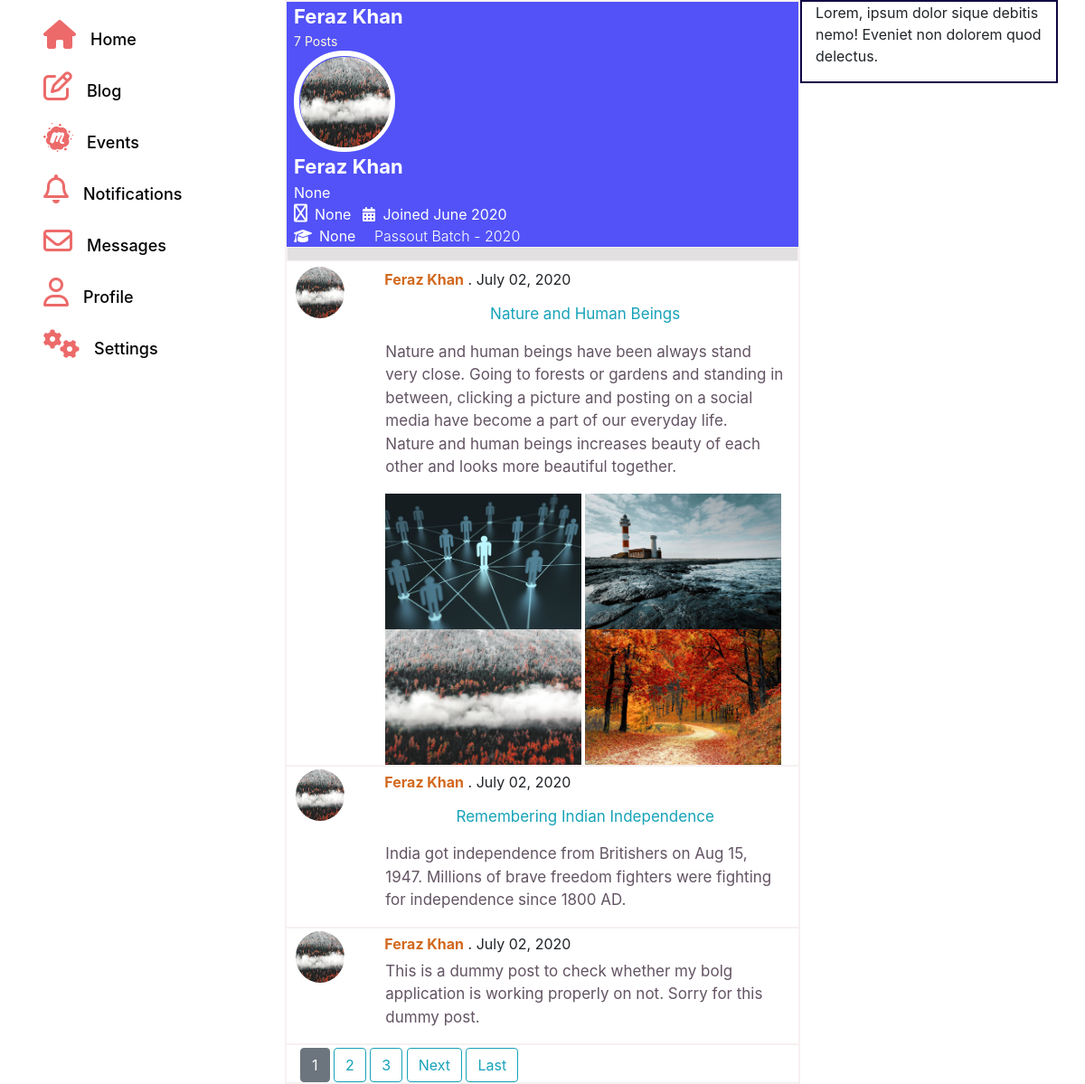
The app's page /profile/30, older data.
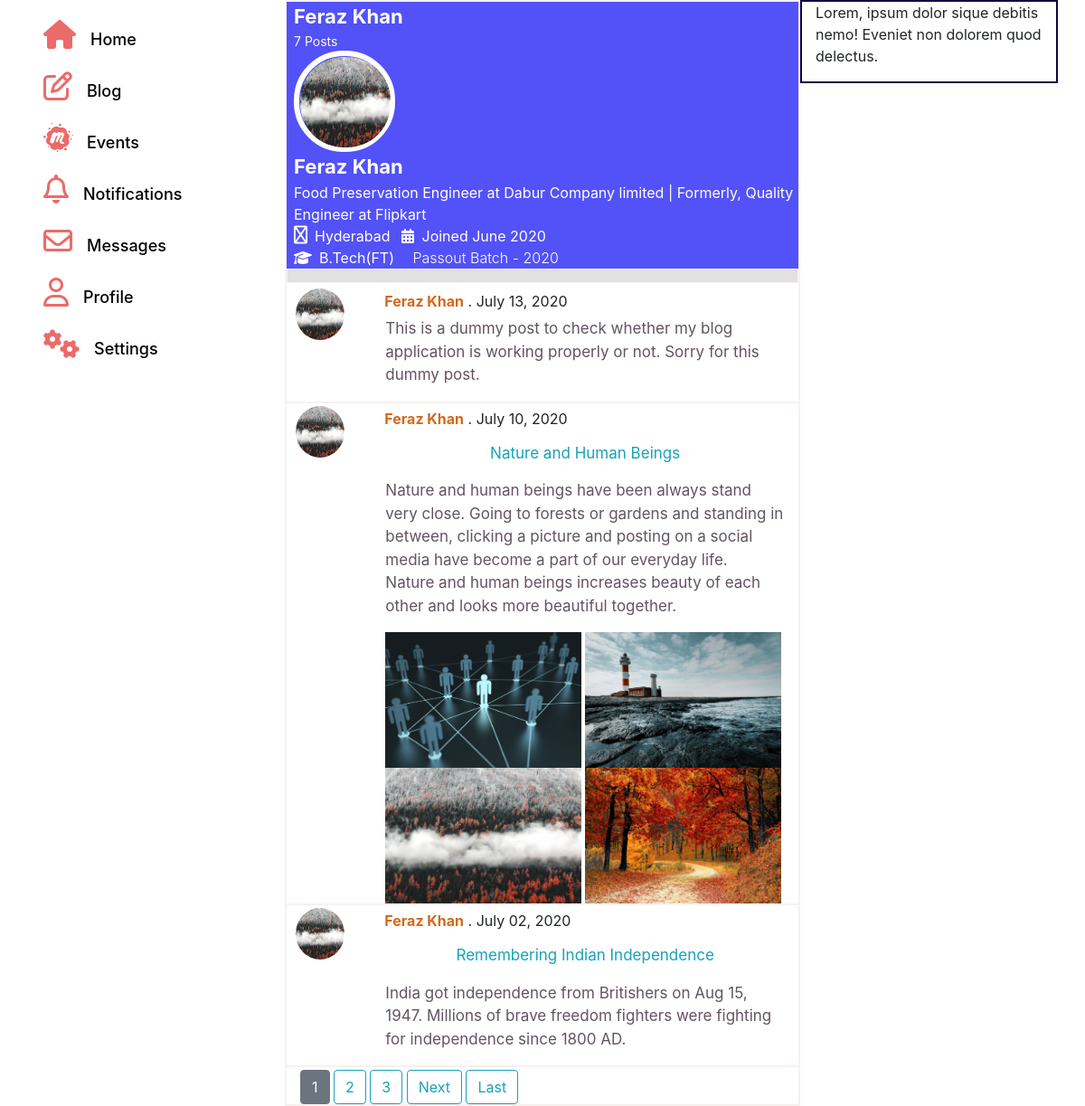
The same page, newer data.
### UserModule/models.py (models this page shows, shortened)
class User(AbstractBaseUser):
    email = models.EmailField(unique = True, max_length= 160)
    full_name = models.CharField(max_length = 160)
    is_active = models.BooleanField(default = False)
    is_staff = models.BooleanField(default = False)
    is_admin = models.BooleanField(default = False)
    join_date = models.DateTimeField(auto_now_add = True)
    USERNAME_FIELD = 'email'
    REQUIRED_FIELDS = ['full_name']
    objects = UserManager()

class Profile(models.Model):
    FACULTY_CHOICES = [
        ('FET','Faculty of Engineering and Technology'),
        ('Agriculture Faculty','Faculty of Agriculture'),
        ('Science Faculty','Faculty of Science and Environment'),
        ('Arts Facults','Faculty of Arts'),
        ('Management Faculty','Faculty of Rural Development and Business Management'),
    ]
    user = models.OneToOneField(User, on_delete = models.CASCADE, blank = True, null = True)
    faculty = models.CharField(max_length = 60, null = True, choices = FACULTY_CHOICES, default = 'FET')
    course = models.CharField(max_length = 100, null = True)
    passout_year = models.IntegerField(null = True, blank = True)
    home_city = models.CharField(max_length = 160, null = True, blank = True)
    current_city = models.CharField(max_length = 160, null = True, blank = True)
    description = models.CharField(max_length = 160, null = True, blank = True)
    working = models.CharField(max_length = 160, null = True, blank = True)
    work_history = models.CharField(max_length = 160, null = True, blank = True)
    profile_pic = models.ImageField(default = 'user.png', null = True)

### blog/models.py (models this page shows, shortened)
class BlogPost(models.Model):
    author  = models.ForeignKey(User, on_delete = models.CASCADE)
    title  = models.CharField(max_length = 160, null = True, blank = True)
    body = models.TextField()
    date_posted = models.DateTimeField(auto_now_add = True)
    last_modified = models.DateTimeField(auto_now = True)

class Files_Of_posts(models.Model):
    blogpost = models.ForeignKey(BlogPost, on_delete = models.CASCADE)
    files = models.FileField(null = True, blank = True)

### UserModule/views.py (the view)
# urls.py: path('profile/<int:pk>', views.User_Profile, name = "User_Profile"),
def User_Profile(request, pk):
    user = User.objects.get(id = pk)
    posts = BlogPost.objects.filter(author = user).order_by('-last_modified')
    count = posts.count()
    paginator = Paginator(posts, 3)
    num_of_pages = paginator.num_pages
    page = request.GET.get('page') # page number
    print(page)
    try:
        posts = paginator.page(page)
    except PageNotAnInteger:
        page = 1
        print(page)
        posts = paginator.page(page) # page object, containes posts of a specific page
    except EmptyPage:
        posts = paginator.page(paginator.num_pages)
    context = {'user':user,'posts':posts, 'count':count}
    return render(request, 'UserModule/Userprofile.html', context)

### UserModule/templates/UserModule/Userprofile.html
{% extends 'blog/blog-home.html' %}
{% load static %}
{%block content %}
<link rel="stylesheet" href="{% static '/css/userprofile.css'%}">
<div class=" row text-left name-img-wrap">
    <div class="ml-2">
        <div class="user-name text-white">{{user.full_name}}</div>
        <div class="text-muted count text-white">{{count}} Posts</div>
        <div class="wrap"><img class="user_profile_pic" src="{{user.profile.profile_pic.url}}" alt=""></div>
        <div class="user-name text-white">{{user.full_name}}</div>
        <div class="text-white">{{user.profile.working}}{%if user.profile.work_history%} | Formerly, {{user.profile.work_history}} {%endif%}</div>
        <div class="text-white"><i class="fa fa-map-marker mr-2"></i>{{user.profile.current_city}}
            <i class="fa fa-calendar ml-2 mr-1 " ></i>   Joined {{user.join_date|date:'F Y'}}</div>
        <div class="text-white"><i class="fa fa-graduation-cap mr-2" ></i>{{user.profile.course}}
           <span class="ml-3 font-weight-light">Passout Batch - {{user.profile.passout_year}} </span> </div>
    </div>
</div>
<div class="row boundary">
</div>
{%endblock%}

### blog/templates/blog/blog-home.html (shortened to what this page needs)
{% load static%}
<head>
    <link rel="stylesheet" href="https://use.fontawesome.com/releases/v5.0.8/css/solid.css">
    <link rel="stylesheet" href="https://maxcdn.bootstrapcdn.com/bootstrap/4.0.0/css/bootstrap.min.css">
    <link rel="stylesheet" href="{% static '/css/blog-home.css'%}">
</head>
<div class="container ">
    <div class="row">
        <div class="col-2 col-sm-2 col-md-3 sidemenu py-0 text-left">
            <a class="links text-left" href="{%url 'home'%}"><i class="fa fa-home mx-3"></i><span class="link-text my-1 ">Home</span>   </a>
            <a class="links text-left" href="{%url 'blog-home'%}"><i class="fa fa-pencil-square-o mx-3 fas" ></i><span class="link-text ">Blog</span>  </a>
            <a class="links text-left" href="{%url 'eventList'%}"><i class="fa fa-meetup mx-3 fas" ></i><span class="link-text ">Events</span>  </a>
            <a class="links" href="{%url 'blog-home'%}"> <i id="notify" class="fa fa-bell-o fas mx-3"></i><span class="link-text">Notifications</span></a>
            <a class="links" href=""> <i class="fa fa-envelope-o fas mx-3 "></i><span class="link-text ">Messages</span>  </a>
            <a class="links" href="{% url 'User_Profile' request.user.id %}"><i class="fas fa fa-user-o mx-3"></i><span class="link-text ">Profile</span>  </a>
            <a class="links" href="{% url 'User_Profile_settings'  %}"><i class="fa fa-cogs mx-3 fas" ></i><span class="link-text ">Settings</span>  </a>
        </div>
        <div class="col-10 col-sm-8 col-md-6 post-body mx-0.5 ">
            {% block content %}{% endblock %}
            {%if posts%}
            {% for post in posts %}
                <div class="row whole-post">
                    <div class="col-2 col-sm-2 col-md-2 pic">
                        {%if post.author.profile.profile_pic%}
                            <img src="{{post.author.profile.profile_pic.url}}" alt="" class="profile-picture  ">
                        {%else%}
                            <img src="{% static '/images/user.png'%}" alt="" class="profile-picture  ">
                        {% endif %}
                    </div>
                    <div class="col-10 col-sm-10 col-md-10 content  ">
                            <div class = " name p-1"><strong class= " mb-5"><a class = "profile-link" href="{%  url 'User_Profile' post.author.id  %}">{{post.author.full_name}}</a></strong> . <span id = "date "> {{post.last_modified|date:"F d, Y"}}</span></div>
                            <a class = " post-text text-left ml-4" href="{% url 'OneBlog' post.id %}">
                                {%if post.title%}<p class=" text-info pt-2 text-center" >{{post.title}}</p>
                                {% endif%}
                                {{post.body|linebreaks}}
                            </a>
                                <div class="height">
                                    {% for image in post.files_of_posts_set.all%}
                                    {%if image.files%}
                                        <a href="{{image.files.url}}"><img class="post-img" src="{{image.files.url}}" alt=""></a>
                                    {%endif%}
                                    {%endfor%}
                                </div>
                    </div >
                </div>
            {% endfor %}
            {% for num in posts.paginator.page_range %}
                {% if posts.number == num %}
                    <a class="btn btn-secondary" href="?page={{num}}">{{num}}</a>
                    {% elif num > posts.number|add:'-3' and num < posts.number|add:'3' %}
                    <a class="btn btn-outline-info" href="?page={{num}}">{{num}}</a>
                {% endif %}
            {% endfor %}
            {% if posts.has_next %}
            <a class = "btn btn-outline-info btn-small" href="?page={{posts.next_page_number}}">Next</a>
            <a class = "btn btn-outline-info btn-small" href="?page={{posts.paginator.num_pages}}">Last</a>
        {% endif %}
        {%endif %}
        </div>
        <div class=" col-sm-2 col-md-3 friendlist">
            <p>Lorem, ipsum dolor sique debitis nemo! Eveniet non dolorem quod delectus.</p>
        </div>
    </div>
</div>
</body>
</html>

### static/css/blog-home.css (style rules this page uses)
.profile-picture { min-width: 52px; min-height: 57px; max-width: 54px; max-height: 75px; position: relative; right: 5px; border-radius: 50%; }
.post-body { border: 2px solid rgb(247, 241, 241); }
.sidemenu { height: fit-content; padding-left: 0px!important; padding-right: 0px!important; }
.friendlist { border: 2px solid rgb(15, 5, 68); height: 50%; }
.name { position: relative; right: 20px; bottom: 2px; }
.post-img { margin: 0; width: 49%; height: 150px; }
.post-text { font-size: 17px; color: rgb(99, 84, 99); text-decoration: none!important; margin-left: 4px; }
.links { display: block; text-decoration: none; color: rgb(3, 0, 0); margin: 2px; margin-top: 16px; font-weight: 500; font-size: 18px; }
@media only screen and (max-width: 1200px) { .name { position: relative; right: 5px; } }
.fas { color:rgb(236, 106, 106); font-size: 32px !important; margin-top: 6px; }
i.fa.fa-home { color:rgb(236, 106, 106); font-size: 32px; margin-top: 6px; }
.row.whole-post { border-bottom: 2px solid rgb(247, 241, 241); margin-top: 0px; margin-bottom: 3px; }
a.profile-link { color: chocolate; }

### static/css/userprofile.css (style rules this page uses)
.wrap { width: 112px; height: 112px; border: 6px solid white; border-radius: 55px; position: relative; }
.user_profile_pic { width: 100px; height: 100px; position: relative; left: 1px; top: 0.5px; right: 0.5px; border-radius: 48px; }
.user-name { font-weight: bolder; font-size: 22px; }
.count { font-size: 14px!important; color: cornsilk!important; }
.name-img-wrap { background-color: rgb(82, 82, 248); }
.fa-map-marker { font-size: 20px; font-weight: lighter; opacity: 1!important; }
.boundary { height: 2vh; border: 1px solid rgb(243, 241, 241); background-color: rgb(226, 224, 224); margin-bottom: 6px; }

Row changes from the older to the newer data that the page shows:
changed User "Feraz Khan": profile.working "None" → "Food Preservation Engineer at Dabur Company limited"; profile.work_history (not shown) → "Quality Engineer at Flipkart"; profile.current_city "None" → "Hyderabad"; profile.course "None" → "B.Tech(FT)"
changed BlogPost: last_modified "July 02, 2020" → "July 13, 2020"; body "This is a dummy post to check whether my bolg application is working properly on not. Sorry for this dummy post." → "This is a dummy post to check whether my blog application is working properly or not. Sorry for this dummy post."; moves up the list
changed BlogPost "Nature and Human Beings": last_modified "July 02, 2020" → "July 10, 2020"
Text that changed along with them:
text now shown: "| Formerly,"
